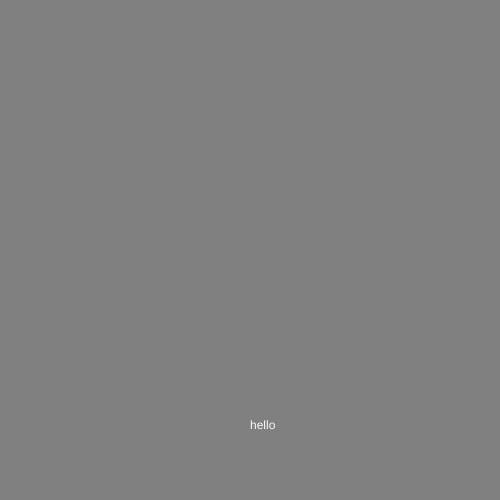
Frame 1 (no input)
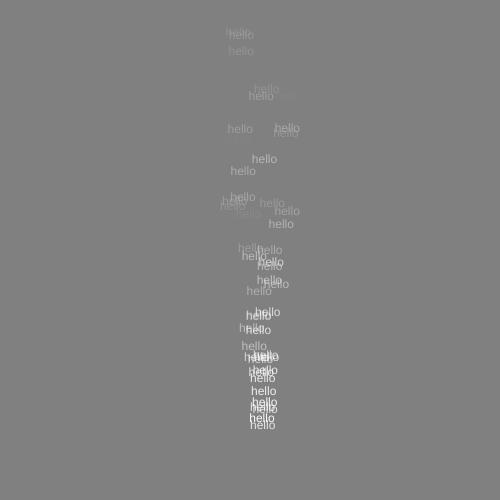
Frame 60 (no input)
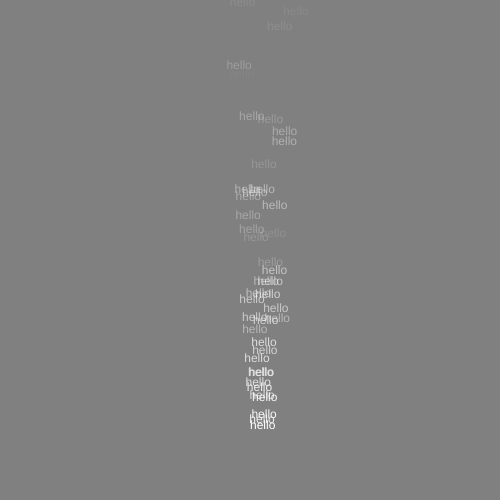
Frame 120 (the mouse pressed at the canvas centre since frame 60)

The p5.js sketch that drew these frames (run headless with seeded random() and noise() and a simulated clock; from frame 60 on, the mouse is pressed at the canvas centre):

// p5.js sketch
// ── sketch.js
let myCar1;
let cars = [];

function setup() {
  createCanvas(500, 500);

  // for (let i = 0; i < 20; i++) {
  //   cars.push(new Car());
  // }
  noStroke() ;
}

function draw() {
  background('grey');
  cars.push(new Car());

  for (let i = 0; i < cars.length; i++) {
    cars[i].display();
    cars[i].move();
    if (cars[i].a <= 0){
      cars.splice(i, 1);
    }
  }
}


class Car {

  constructor() {
    //attributes
    this.pos = createVector(width / 2, height - 80);
    this.vel = createVector(random(-.8, .8), random(-10, -5));
    this.r = 255; //random(255);
    this.g = 255; //random(255);
    this.b = 255; //random(255);
    this.a = random(200,255);
  }

  //methods
  display() {
    fill(this.r, this.g, this.b, this.a);
    text("hello", this.pos.x, this.pos.y, 20);
  }

  move() {
    this.pos.add(this.vel);
    this.a = this.a - 5;
    // if (this.pos.x > width) this.pos.x = 0;
    // if (this.pos.x < 0) this.pos.x = width;
    // if (this.pos.y > height) this.pos.y = 0;
    // if (this.pos.y < 0) this.pos.y = height;
  }
}
